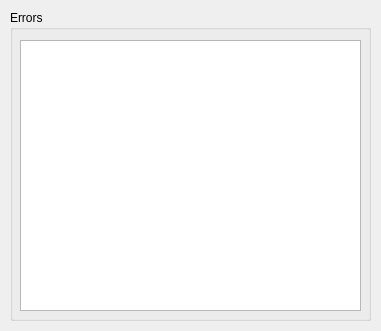
<?xml version="1.0" encoding="UTF-8"?>
<ui version="4.0">
 <class>COBRA2_ErrorsWindow</class>
 <widget class="QWidget" name="COBRA2_ErrorsWindow">
  <property name="geometry">
   <rect>
    <x>0</x>
    <y>0</y>
    <width>381</width>
    <height>331</height>
   </rect>
  </property>
  <property name="windowTitle">
   <string>Form</string>
  </property>
  <widget class="QGroupBox" name="ErrorsGB">
   <property name="geometry">
    <rect>
     <x>10</x>
     <y>10</y>
     <width>361</width>
     <height>311</height>
    </rect>
   </property>
   <property name="title">
    <string>Errors</string>
   </property>
   <widget class="QListWidget" name="ErrorsListWidget">
    <property name="geometry">
     <rect>
      <x>10</x>
      <y>30</y>
      <width>341</width>
      <height>271</height>
     </rect>
    </property>
   </widget>
  </widget>
 </widget>
 <resources/>
 <connections/>
</ui>
